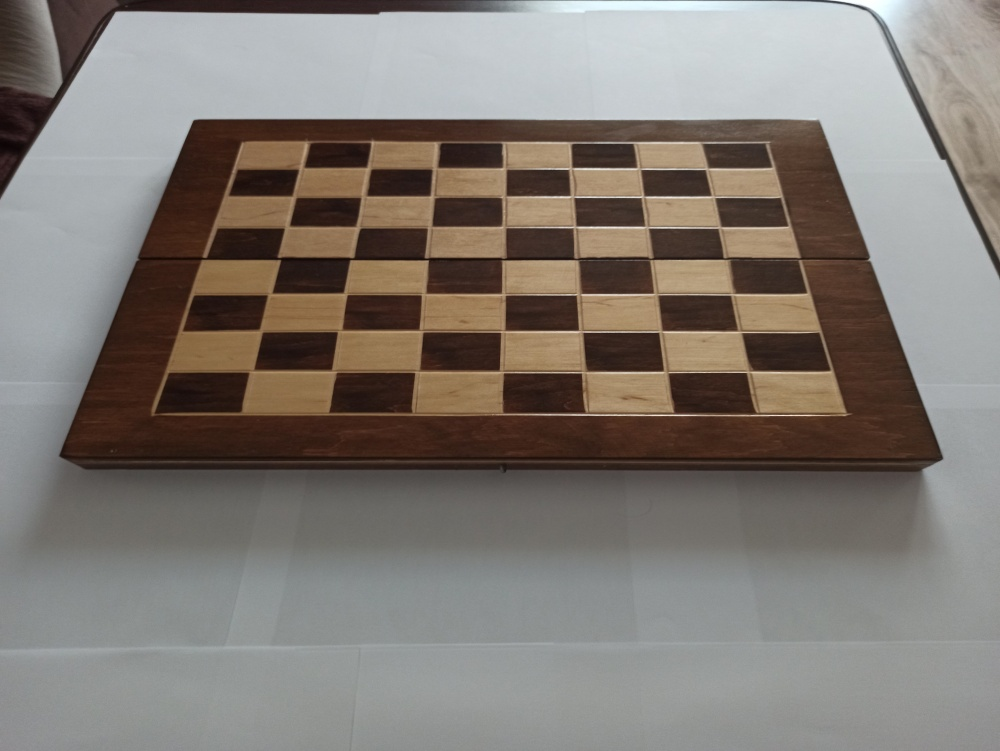
#> input picture Images/Training/resized_board/IMG_20210425_131243.jpg, 1000 x 751 px, found by its file name
$ python EdgeDetection.py
#> lines starting #> are read from the running program, lines starting #| are printed output that depends on the picture; after the words box and inside, x2 and y2 are one past the last pixel; in counts of white or black regions, pixels touching at a corner belong together
from cv2 import cv2

path = "../Images/Training/board/IMG_20210425_131243.jpg"

img = cv2.imread(path)
#> img is the input picture: shape (751, 1000, 3); mean B, G, R 115.6, 122, 128.9
# cv2.imshow("image", img)

gray = cv2.cvtColor(img, cv2.COLOR_BGR2GRAY)
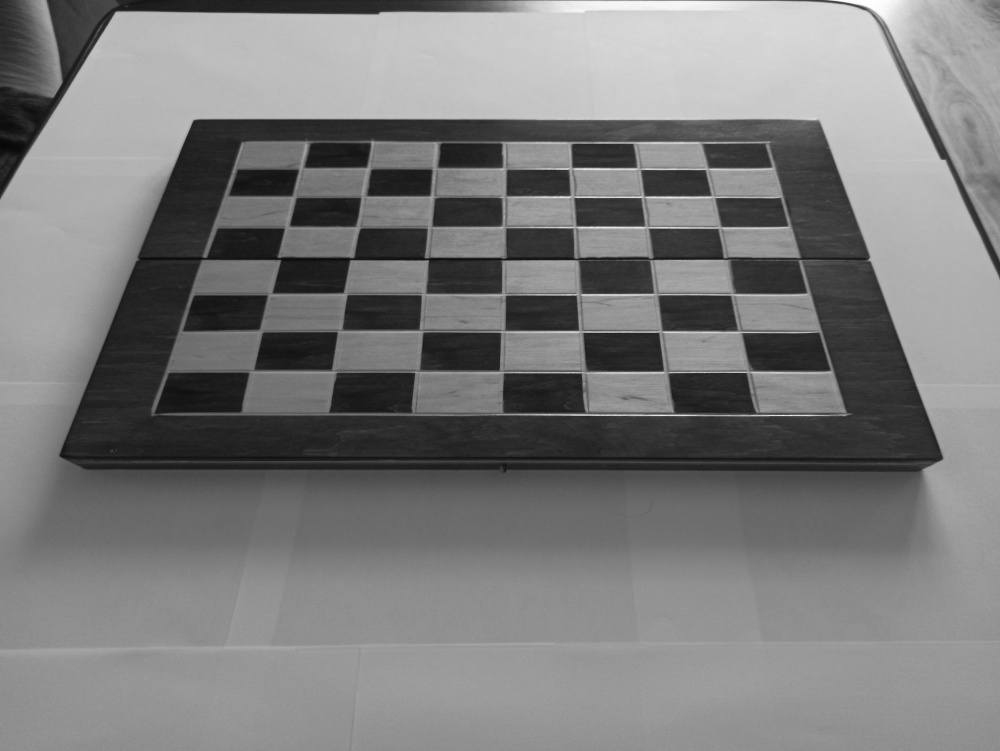
#> gray: shape (751, 1000); min 7, max 255, mean 123.3
edges = cv2.Canny(gray, 100, 200)
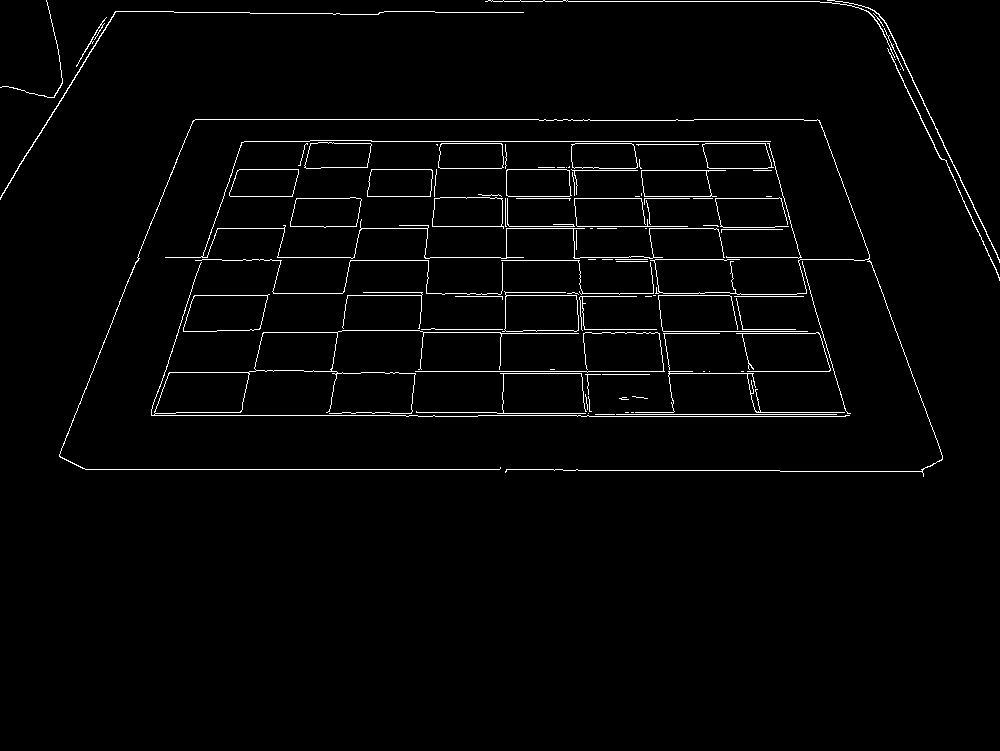
#> edges: shape (751, 1000); 2.1% white in thin lines or dots, all inside (x1, y1, x2, y2) = (0, 0, 1000, 477)
cv2.imshow("edges", edges)
cnts, _ = cv2.findContours(edges, cv2.RETR_EXTERNAL, cv2.CHAIN_APPROX_SIMPLE)
#> cnts = 94 contours, 74 with area under 20; largest, box (x1, y1, x2, y2) and area: (151, 262, 850, 417) 6297, (183, 294, 270, 332) 2666, (502, 291, 579, 332) 2553, (432, 197, 504, 229) 1978, (290, 197, 362, 228) 1853
cnt = sorted(cnts, key=cv2.contourArea)[-1]
#> cnt = contour of 539 points, box (x1, y1, x2, y2) (151, 262, 850, 417), area 6297

cv2.drawContours(img, cnts, -1, (255, 0, 0), 2)
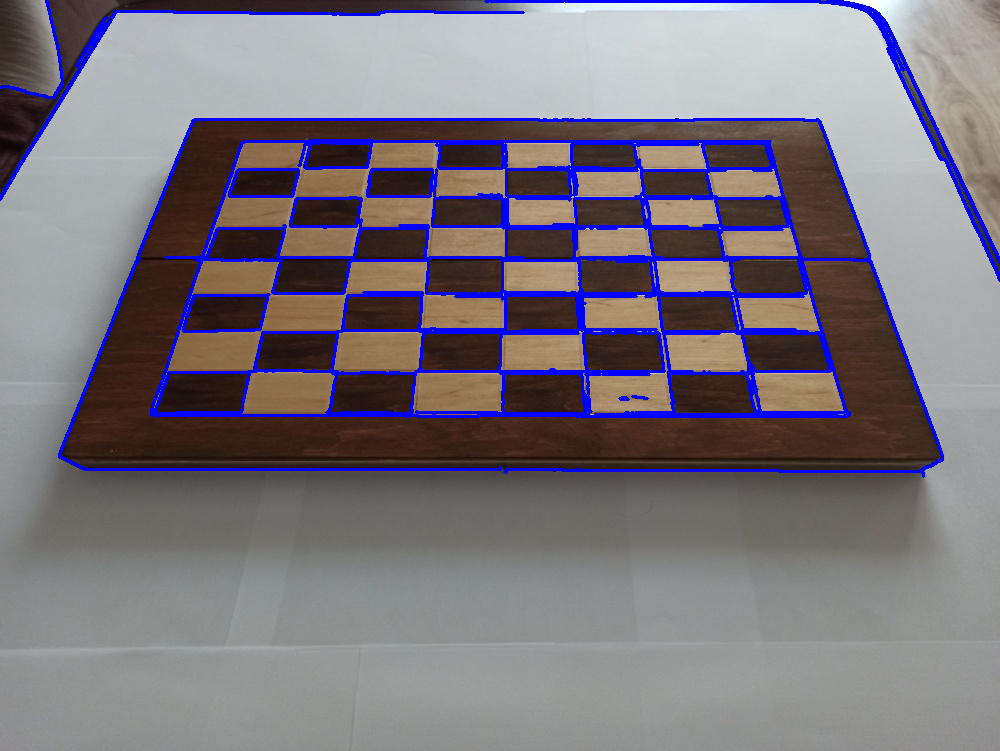
#> img: shape (751, 1000, 3); 6.3% of pixels changed, all inside (x1, y1, x2, y2) = (0, 0, 1000, 478)
cv2.imshow("img", img)

cv2.waitKey(0)

$ run again, with Images/Training/resized_board/IMG_20210425_130230.jpg copied over Images/Training/resized_board/IMG_20210425_131243.jpg
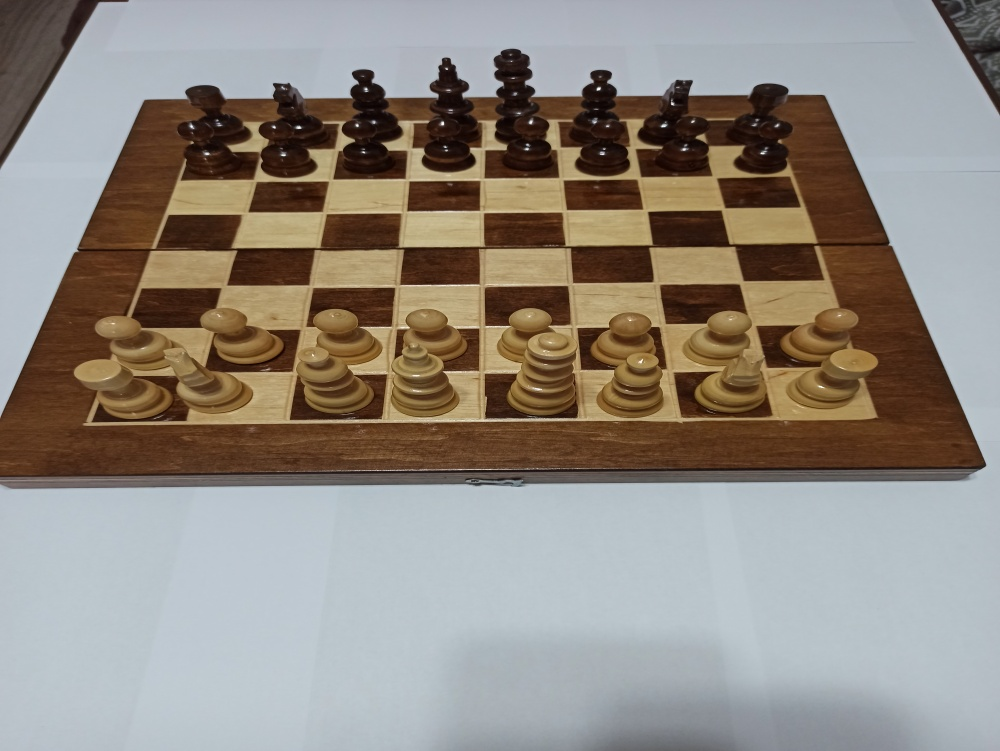
#> input picture Images/Training/resized_board/IMG_20210425_130230.jpg, 1000 x 751 px, found by its file name
#> img is the input picture: shape (751, 1000, 3); mean B, G, R 128.8, 137.3, 144.6
#> `edges = cv2.Canny(gray, 100, 200)`:
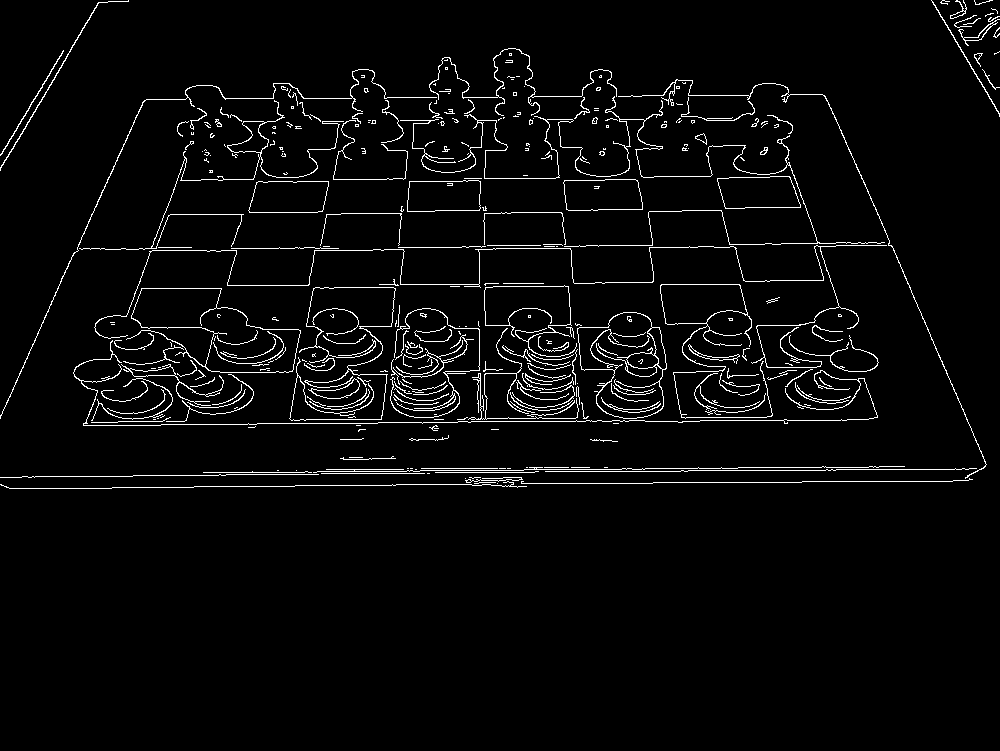
#> edges: shape (751, 1000); 3.5% white in thin lines or dots, all inside (x1, y1, x2, y2) = (0, 0, 1000, 489)
#> cnts = 308 contours, 270 with area under 20; largest, box (x1, y1, x2, y2) and area: (126, 288, 301, 373) 7570, (577, 312, 667, 419) 6776, (660, 284, 773, 419) 2836, (717, 176, 801, 209) 2270, (248, 181, 329, 213) 2246
#> cnt = contour of 257 points, box (x1, y1, x2, y2) (126, 288, 301, 373), area 7570
#> `cv2.drawContours(img, cnts, -1, (255, 0, 0), 2)`:
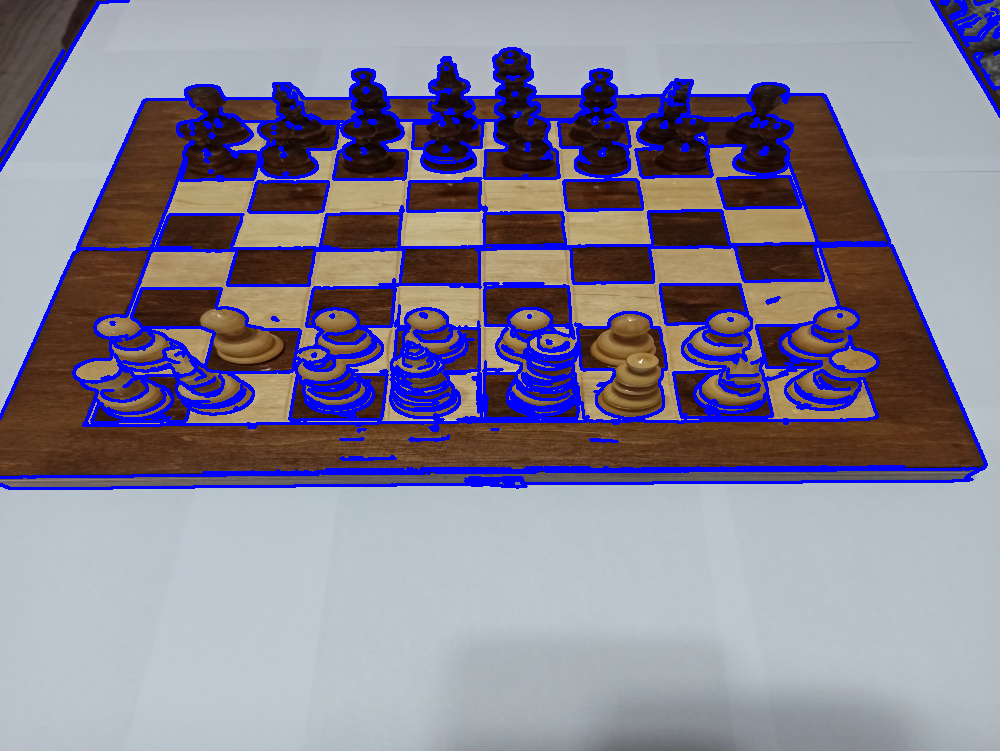
#> img: shape (751, 1000, 3); 10.18% of pixels changed, all inside (x1, y1, x2, y2) = (0, 0, 1000, 490)

$ run again, with Images/Training/resized_board/IMG_20210425_130236.jpg copied over Images/Training/resized_board/IMG_20210425_131243.jpg
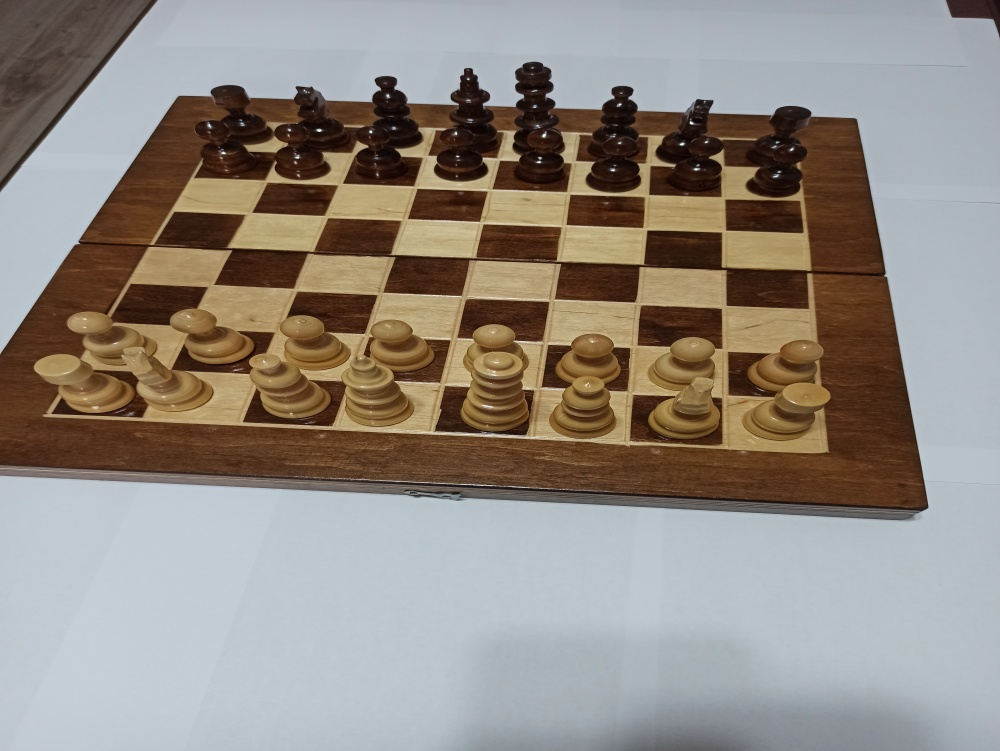
#> input picture Images/Training/resized_board/IMG_20210425_130236.jpg, 1000 x 751 px, found by its file name
#> img is the input picture: shape (751, 1000, 3); mean B, G, R 129.7, 138.1, 145.4
#> `edges = cv2.Canny(gray, 100, 200)`:
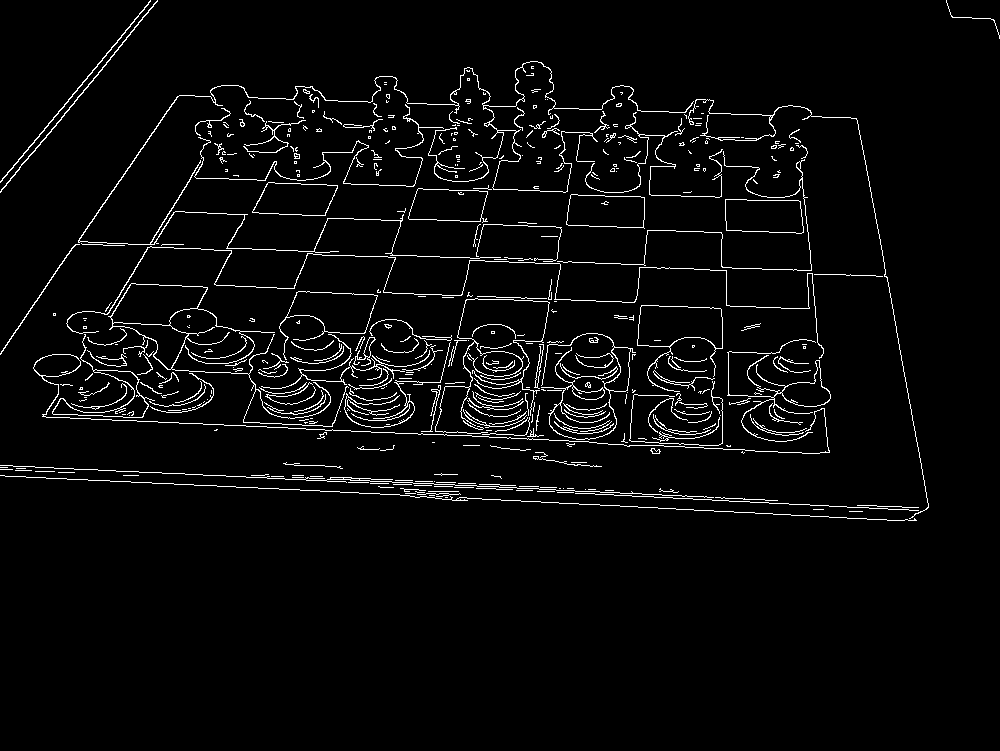
#> edges: shape (751, 1000); 3.7% white in thin lines or dots, all inside (x1, y1, x2, y2) = (0, 0, 1000, 521)
#> cnts = 420 contours, 384 with area under 20; largest, box (x1, y1, x2, y2) and area: (108, 283, 349, 427) 4255, (637, 305, 723, 392) 3043, (279, 291, 378, 360) 2682, (725, 199, 804, 234) 2402, (566, 194, 645, 229) 2323
#> cnt = contour of 698 points, box (x1, y1, x2, y2) (108, 283, 349, 427), area 4255
#> `cv2.drawContours(img, cnts, -1, (255, 0, 0), 2)`:
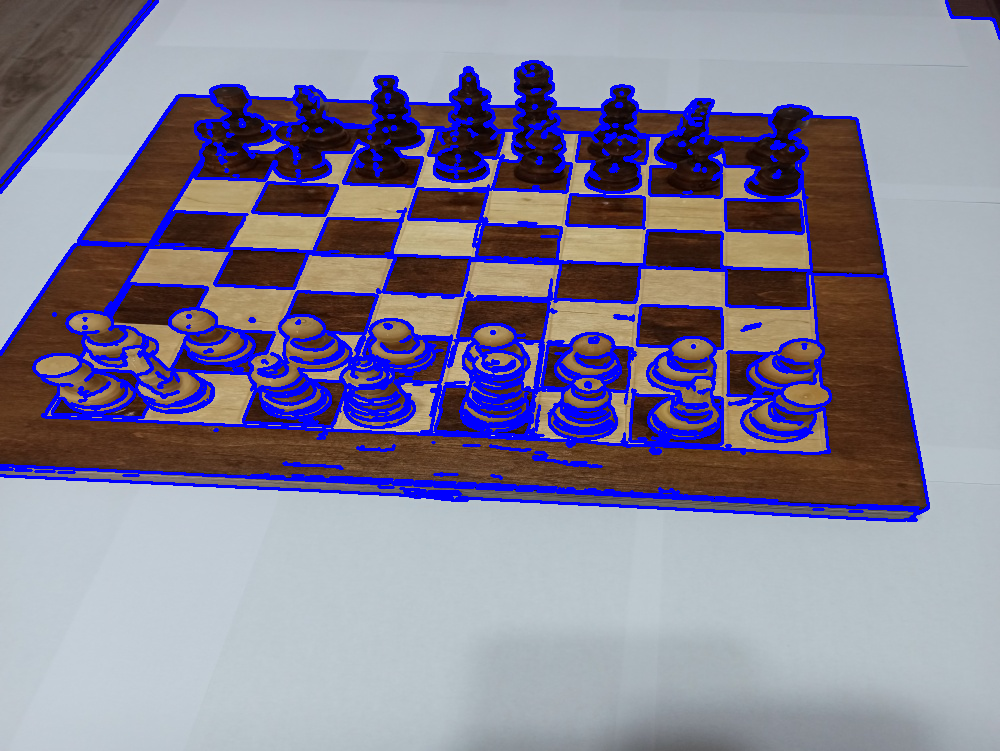
#> img: shape (751, 1000, 3); 11.03% of pixels changed, all inside (x1, y1, x2, y2) = (0, 0, 1000, 522)
